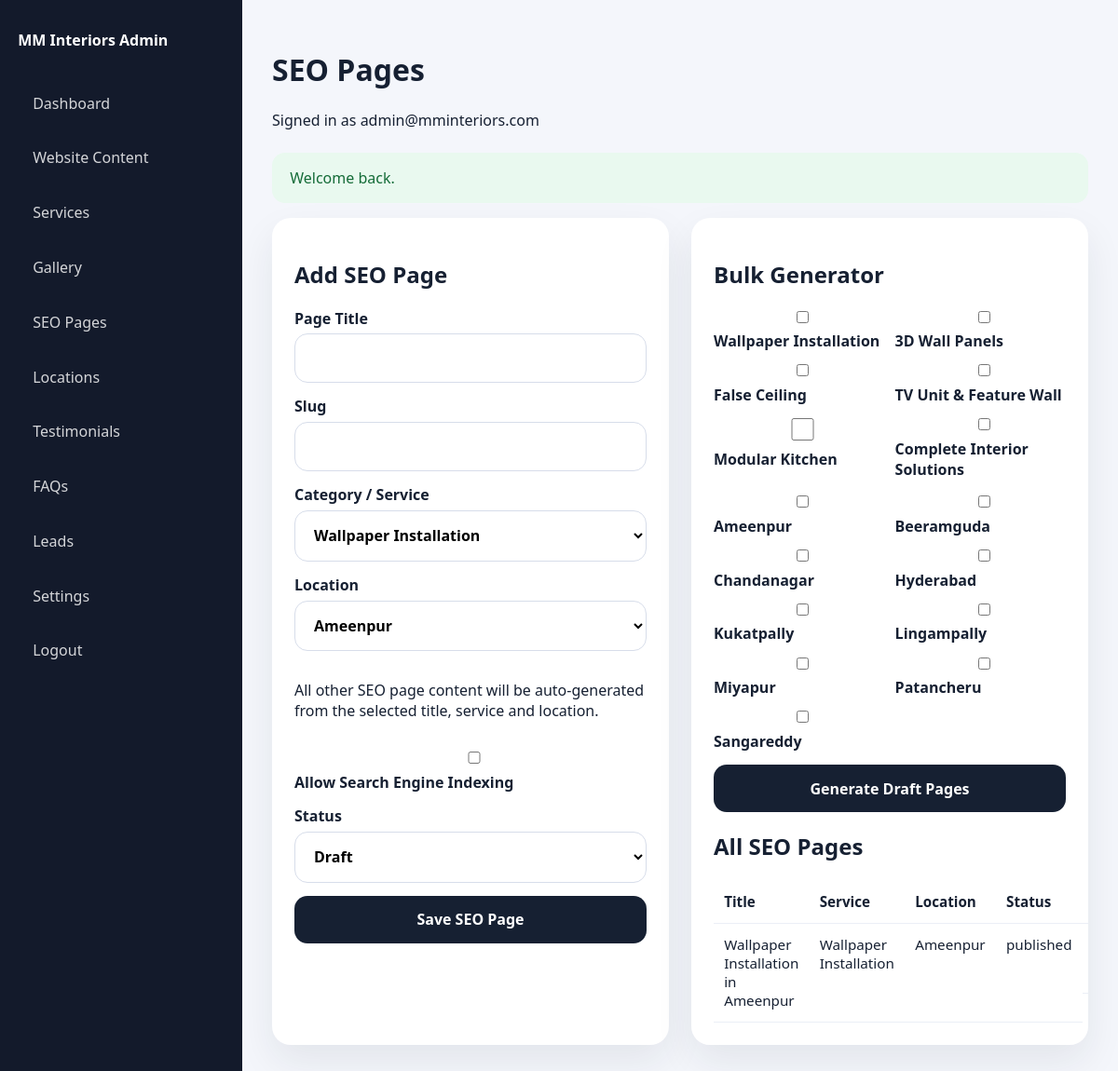
The page /admin/seo-pages.php (signed in) on the database its author committed.
### tables this page shows
CREATE TABLE services (
  id INT UNSIGNED AUTO_INCREMENT PRIMARY KEY,
  name VARCHAR(190) NOT NULL,
  slug VARCHAR(190) NOT NULL UNIQUE,
  short_description TEXT NULL,
  short_cta VARCHAR(190) NULL,
  hero_description TEXT NULL,
  overview MEDIUMTEXT NULL,
  benefits MEDIUMTEXT NULL,
  styles MEDIUMTEXT NULL,
  usage_areas MEDIUMTEXT NULL,
  why_choose_us MEDIUMTEXT NULL,
  seo_title VARCHAR(255) NULL,
  meta_description TEXT NULL,
  status VARCHAR(20) NOT NULL DEFAULT 'draft',
  display_order INT NOT NULL DEFAULT 0,
  created_at DATETIME NOT NULL,
  updated_at DATETIME NOT NULL
);

CREATE TABLE locations (
  id INT UNSIGNED AUTO_INCREMENT PRIMARY KEY,
  name VARCHAR(190) NOT NULL,
  slug VARCHAR(190) NOT NULL UNIQUE,
  district VARCHAR(190) NULL,
  state VARCHAR(190) NULL,
  pincode VARCHAR(20) NULL,
  short_description TEXT NULL,
  full_description MEDIUMTEXT NULL,
  latitude VARCHAR(50) NULL,
  longitude VARCHAR(50) NULL,
  is_popular TINYINT(1) NOT NULL DEFAULT 0,
  status VARCHAR(20) NOT NULL DEFAULT 'draft',
  created_at DATETIME NOT NULL,
  updated_at DATETIME NOT NULL
);

CREATE TABLE seo_pages (
  id INT UNSIGNED AUTO_INCREMENT PRIMARY KEY,
  page_title VARCHAR(255) NOT NULL,
  slug VARCHAR(255) NOT NULL UNIQUE,
  service_id INT UNSIGNED NOT NULL,
  location_id INT UNSIGNED NOT NULL,
  service_slug VARCHAR(190) NULL,
  location_slug VARCHAR(190) NULL,
  h1_title VARCHAR(255) NULL,
  short_heading VARCHAR(255) NULL,
  hero_description TEXT NULL,
  introduction MEDIUMTEXT NULL,
  service_description MEDIUMTEXT NULL,
  benefits MEDIUMTEXT NULL,
  why_choose_us MEDIUMTEXT NULL,
  process_content MEDIUMTEXT NULL,
  custom_content MEDIUMTEXT NULL,
  seo_title VARCHAR(255) NULL,
  meta_description TEXT NULL,
  meta_keywords TEXT NULL,
  canonical_url VARCHAR(255) NULL,
  allow_indexing TINYINT(1) NOT NULL DEFAULT 0,
  status VARCHAR(20) NOT NULL DEFAULT 'draft',
  created_at DATETIME NOT NULL,
  updated_at DATETIME NOT NULL,
  CONSTRAINT fk_seo_service FOREIGN KEY (service_id) REFERENCES services(id) ON DELETE CASCADE,
  CONSTRAINT fk_seo_location FOREIGN KEY (location_id) REFERENCES locations(id) ON DELETE CASCADE
);

### admin/bootstrap.php (called while the page is built, shortened)
<?php
function admin_render(string $view, array $data = [], string $title = 'Admin Panel'): void
{
    extract($data, EXTR_SKIP);
    require __DIR__ . '/../views/admin/' . $view . '.php';
    $content = ob_get_clean();
    require __DIR__ . '/../views/layouts/admin.php';
}

### admin/seo-pages.php (called while the page is built, shortened)
<?php
require_once __DIR__ . '/bootstrap.php';
$editItem = !empty($_GET['edit']) ? db_row('SELECT * FROM seo_pages WHERE id = ?', [(int) $_GET['edit']]) : null;
$items = db_all('SELECT sp.*, s.name AS service_name, l.name AS location_name FROM seo_pages sp LEFT JOIN services s ON s.id = sp.service_id LEFT JOIN locations l ON l.id = sp.location_id ORDER BY sp.updated_at DESC');
$services = db_all('SELECT id, name, slug FROM services ORDER BY display_order, name');
$locations = db_all('SELECT id, name, slug FROM locations ORDER BY name');
admin_render('seo-pages', compact('items', 'editItem', 'services', 'locations'), 'SEO Pages');

### includes/helpers.php (called while the page is built, shortened)
<?php
function e(?string $value): string
{
    return htmlspecialchars((string) $value, ENT_QUOTES, 'UTF-8');
}
function flash(string $key, ?string $message = null): ?string
{
    $value = $_SESSION['_flash'][$key] ?? null;
    return $value;
}
function db_row(string $sql, array $params = []): ?array
{
    $stmt = db()->prepare($sql);
    $stmt->execute($params);
    $row = $stmt->fetch();
    return $row ?: null;
}
function db_all(string $sql, array $params = []): array
{
    $stmt = db()->prepare($sql);
    $stmt->execute($params);
    return $stmt->fetchAll();
}

### config/database.php (called while the page is built, shortened)
<?php
function db(): PDO
{
    static $pdo = null;
    if ($pdo instanceof PDO) {
        return $pdo;
    }
    $dsn = sprintf('mysql:host=%s;dbname=%s;charset=utf8mb4', DB_HOST, DB_NAME);
    $pdo = new PDO($dsn, DB_USER, DB_PASS, [
        PDO::ATTR_ERRMODE => PDO::ERRMODE_EXCEPTION,
        PDO::ATTR_DEFAULT_FETCH_MODE => PDO::FETCH_ASSOC,
        PDO::ATTR_EMULATE_PREPARES => false,
    ]);
    return $pdo;
}

### includes/auth.php (called while the page is built, shortened)
<?php
function current_admin(): ?array
{
    return db_row('SELECT * FROM admins WHERE id = ?', [(int) $_SESSION['admin_id']]);
}

### views/admin/seo-pages.php (the view, shortened to what this page needs)
<section class="admin-grid two-columns">
    <div class="admin-panel">
        <h2><?= $editItem ? 'Edit SEO Page' : 'Add SEO Page'; ?></h2>
        <form method="post" class="admin-form">
            <label>Page Title<input type="text" name="page_title" value="<?= e($editItem['page_title'] ?? ''); ?>" required></label>
            <label>Slug<input type="text" name="slug" value="<?= e($editItem['slug'] ?? ''); ?>"></label>
            <label>Category / Service
                <select name="service_id">
                    <?php foreach ($services as $service): ?>
                        <option value="<?= e((string) $service['id']); ?>" data-slug="<?= e($service['slug']); ?>"<?= ((int) ($editItem['service_id'] ?? 0) === (int) $service['id']) ? ' selected' : ''; ?>><?= e($service['name']); ?></option>
                    <?php endforeach; ?>
                </select>
            </label>
            <label>Location
                <select name="location_id">
                    <?php foreach ($locations as $location): ?>
                        <option value="<?= e((string) $location['id']); ?>" data-slug="<?= e($location['slug']); ?>"<?= ((int) ($editItem['location_id'] ?? 0) === (int) $location['id']) ? ' selected' : ''; ?>><?= e($location['name']); ?></option>
                    <?php endforeach; ?>
                </select>
            </label>
            <p>All other SEO page content will be auto-generated from the selected title, service and location.</p>
            <label><input type="checkbox" name="allow_indexing" value="1"<?= !empty($editItem['allow_indexing']) ? ' checked' : ''; ?>> Allow Search Engine Indexing</label>
            <label>Status<select name="status"><option value="draft">Draft</option><option value="published"<?= (($editItem['status'] ?? '') === 'published') ? ' selected' : ''; ?>>Published</option></select></label>
            <button type="submit">Save SEO Page</button>
        </form>
    </div>
    <div class="admin-panel">
        <h2>Bulk Generator</h2>
        <form method="post" class="admin-form compact-form">
            <div class="checkbox-grid">
                <?php foreach ($services as $service): ?>
                    <label><input type="checkbox" name="service_ids[]" value="<?= e((string) $service['id']); ?>"> <?= e($service['name']); ?></label>
                <?php endforeach; ?>
            </div>
            <div class="checkbox-grid">
                <?php foreach ($locations as $location): ?>
                    <label><input type="checkbox" name="location_ids[]" value="<?= e((string) $location['id']); ?>"> <?= e($location['name']); ?></label>
                <?php endforeach; ?>
            </div>
            <button type="submit">Generate Draft Pages</button>
        </form>
        <h2>All SEO Pages</h2>
        <table class="admin-table">
            <thead><tr><th>Title</th><th>Service</th><th>Location</th><th>Status</th><th>Actions</th></tr></thead>
            <tbody>
            <?php foreach ($items as $item): ?>
                <tr>
                    <td><?= e($item['page_title']); ?></td>
                    <td><?= e($item['service_name'] ?? ''); ?></td>
                    <td><?= e($item['location_name'] ?? ''); ?></td>
                    <td><?= e($item['status']); ?></td>
                    <td class="actions">
                    </td>
                </tr>
            <?php endforeach; ?>
            </tbody>
        </table>
    </div>
</section>

### views/layouts/admin.php (shortened to what this page needs)
<?php $admin = current_admin(); ?>
<!doctype html>
<html lang="en">
<head>
    <link rel="stylesheet" href="/assets/css/admin.css">
</head>
<body class="admin-body">
    <aside class="admin-sidebar">
        <div class="admin-brand">MM Interiors Admin</div>
        <nav>
            <a href="/admin/index.php">Dashboard</a>
            <a href="/admin/content.php">Website Content</a>
            <a href="/admin/services.php">Services</a>
            <a href="/admin/projects.php">Gallery</a>
            <a href="/admin/seo-pages.php">SEO Pages</a>
            <a href="/admin/locations.php">Locations</a>
            <a href="/admin/testimonials.php">Testimonials</a>
            <a href="/admin/faqs.php">FAQs</a>
            <a href="/admin/enquiries.php">Leads</a>
            <a href="/admin/settings.php">Settings</a>
            <a href="/admin/logout.php">Logout</a>
        </nav>
    </aside>
    <main class="admin-main">
        <header class="admin-header">
            <div>
                <h1><?= e($title ?? 'Admin Panel'); ?></h1>
                <p>Signed in as <?= e($admin['email'] ?? ''); ?></p>
            </div>
        </header>
        <?php if ($success = flash('success')): ?>
            <div class="notice success"><?= e($success); ?></div>
        <?php endif; ?>
        <?= $content; ?>
    </main>
</body>
</html>

### assets/css/admin.css (style rules this page uses)
* { box-sizing: border-box; }
body { margin: 0; font-family: "Segoe UI", Tahoma, Geneva, Verdana, sans-serif; background: #f4f6fb; color: #162032; }
a { color: inherit; text-decoration: none; }
.admin-body { display: grid; grid-template-columns: 260px 1fr; min-height: 100vh; }
.admin-sidebar { background: #131a2b; color: #fff; padding: 2rem 1.2rem; }
.admin-brand { font-weight: 800; margin-bottom: 2rem; }
.admin-sidebar nav { display: grid; gap: .6rem; }
.admin-sidebar a { padding: .85rem 1rem; border-radius: 14px; color: rgba(255,255,255,.82); }
.admin-main { padding: 2rem; }
.admin-header { margin-bottom: 1.5rem; }
.metric-card, .admin-panel, .login-card { background: #fff; border-radius: 20px; box-shadow: 0 18px 40px rgba(20,32,50,.08); }
.admin-grid { display:grid; gap: 1.5rem; }
.two-columns { grid-template-columns: 1fr 1fr; }
.admin-panel { padding: 1.5rem; overflow-x: auto; }
.admin-form { display:grid; gap: .9rem; }
.admin-form label { display:grid; gap:.35rem; font-weight:600; }
input, textarea, select, button { font: inherit; }
input, textarea, select { width:100%; border:1px solid #d7ddea; border-radius:14px; padding:.9rem 1rem; background:#fff; }
button { border: 0; border-radius: 14px; padding: .9rem 1.1rem; background: #162032; color: #fff; font-weight: 700; cursor: pointer; }
.admin-table { width:100%; border-collapse: collapse; font-size: .95rem; }
.admin-table th, .admin-table td { padding: .8rem .7rem; border-bottom:1px solid #ebeff6; vertical-align: top; text-align:left; }
.actions { display:flex; gap:.6rem; align-items:center; }
.notice { padding: 1rem 1.2rem; border-radius: 14px; margin-bottom: 1rem; }
.notice.success { background: #e9f9ef; color: #156c38; }
.checkbox-grid { display:grid; grid-template-columns: repeat(2, 1fr); gap:.7rem; }

### rows shown on the page
services: name "Wallpaper Installation"
services: name "3D Wall Panels"
services: name "False Ceiling"
services: name "TV Unit & Feature Wall"
services: name "Modular Kitchen"
services: name "Complete Interior Solutions"
locations: name "Ameenpur"
locations: name "Beeramguda"
locations: name "Chandanagar"
locations: name "Hyderabad"
locations: name "Kukatpally"
locations: name "Lingampally"
locations: name "Miyapur"
locations: name "Patancheru"
locations: name "Sangareddy"
seo_pages: page_title "Wallpaper Installation in Ameenpur", service.name "Wallpaper Installation", location.name "Ameenpur", status "published"

### other values the page prints
$title "SEO Pages"
$admin['email'] "admin@mminteriors.com"
$success "Welcome back."
form field service_id "Wallpaper Installation"
form field location_id "Ameenpur"
